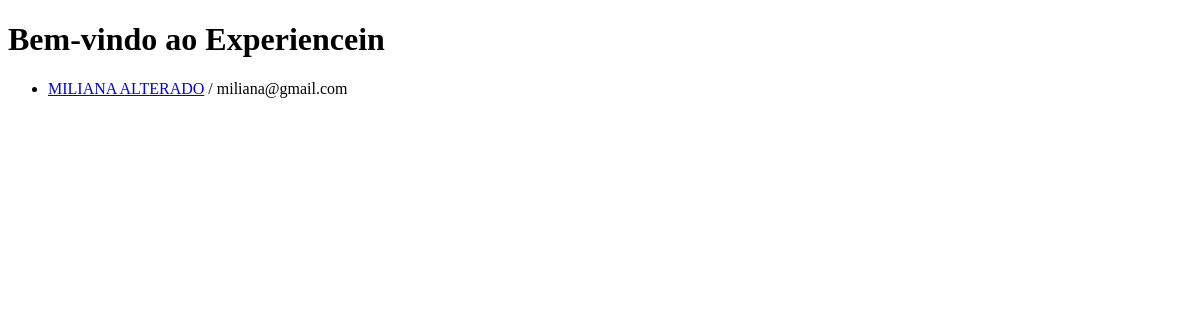
The app's page /, older data.
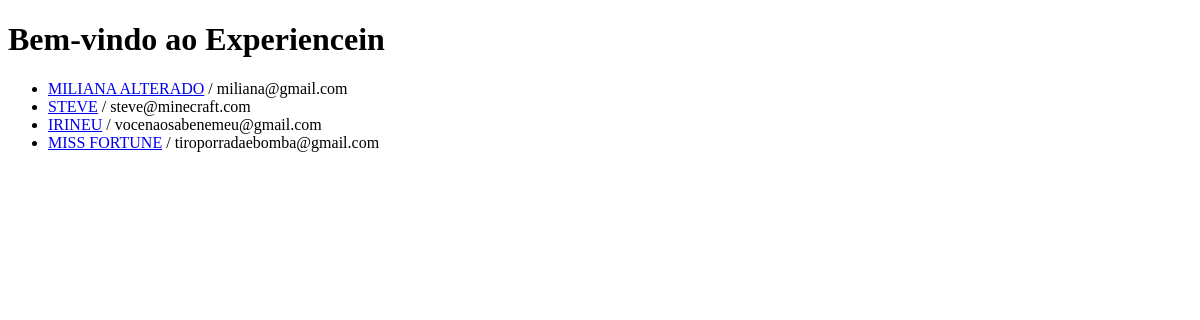
The same page, newer data.
### perfis/models.py (models this page shows, shortened)
class Perfil(models.Model): #Nome da tabela (ORM)
    nome = models.CharField(max_length = 100, null = False)
    email = models.CharField(max_length = 100, null = False)
    telefone = models.CharField(max_length = 15, null = False)
    nome_empresa = models.CharField(max_length = 255, null = False)

### perfis/views.py (the view)
# urls.py: path('', views.index , name='index'),
def index(request):
    return render(request , 'index.html', {'perfis': Perfil.objects.all()})

### perfis/templates/index.html (shortened to what this page needs)
<!DOCTYPE html>
<html lang="en">
<head>
</head>
<body>
    <h1>Bem-vindo ao Experiencein</h1>
    {% if perfis %}
        <ul>
        {% for perfil in perfis %}
            <li>
                <a href="{% url 'exibir' perfil.id%}">{{ perfil.nome|upper }}</a> / {{perfil.email}}
            </li>
        {% endfor %}
        </ul>
    {% else %}
        <p>Nenhum perfil encontrado</p>
    {% endif %}
</body>
</html>

Row changes from the older to the newer data that the page shows:
added Perfil: nome "STEVE", email "steve@minecraft.com"
added Perfil: nome "IRINEU", email "vocenaosabenemeu@gmail.com"
added Perfil: nome "MISS FORTUNE", email "tiroporradaebomba@gmail.com"
